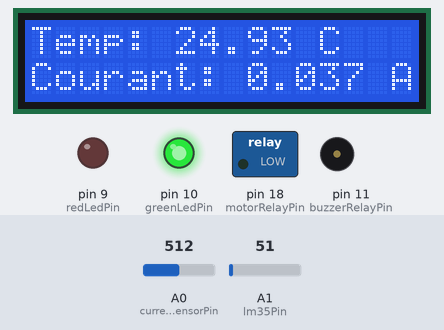
The sketch below on a simulated Arduino Mega 2560, built with avr-gcc and run on an emulated ATmega2560. On the bench: 16×2 character LCD, switched loads named in the sketch (green lamp = pin HIGH), output pins drawn as LEDs (lit = HIGH), buzzer (waves = sounding, pin HIGH). The inputs (shaded band) are chosen by the test bench; at power-on: A1 (lm35Pin) = 51, A0 (currentSensorPin) = 512.

Above: at 1.2 s.
1.3 s: A1 (lm35Pin) set to 83
At 2.4 s:
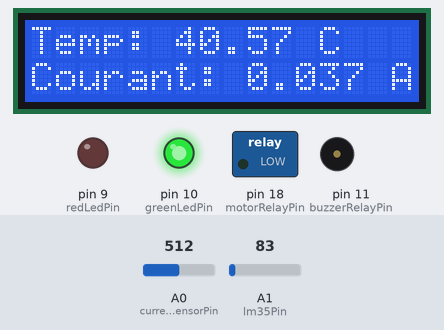
3.5 s: A1 (lm35Pin) set to 102
At 4.4 s:
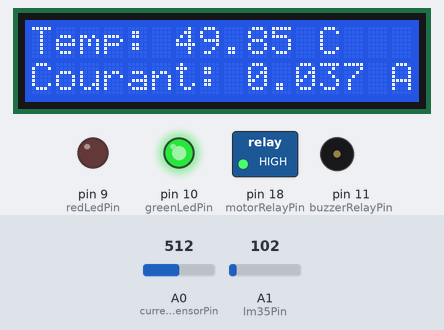
5.5 s: A0 (currentSensorPin) set to 569
At 6.4 s:
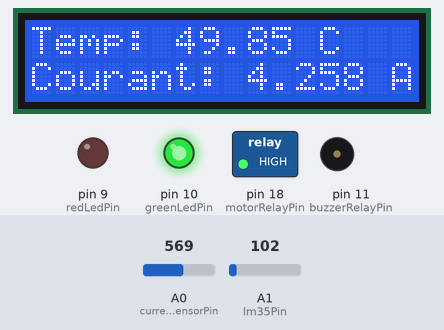
7.6 s: A0 (currentSensorPin) set to 597
At 9.3 s:
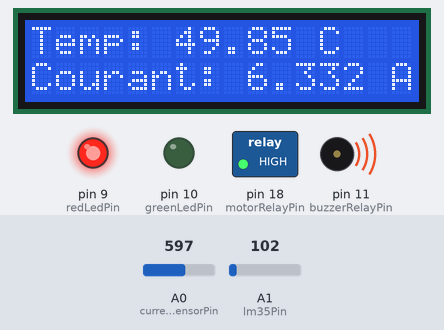
9.6 s: A1 (lm35Pin) set to 86
At 11.3 s:
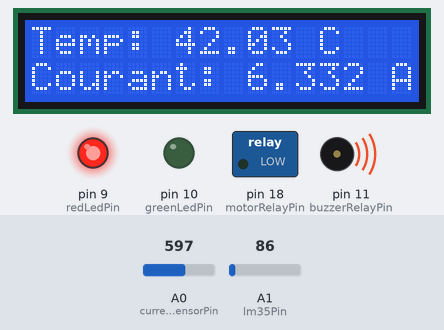
11.6 s: A0 (currentSensorPin) set to 511
At 13.4 s:
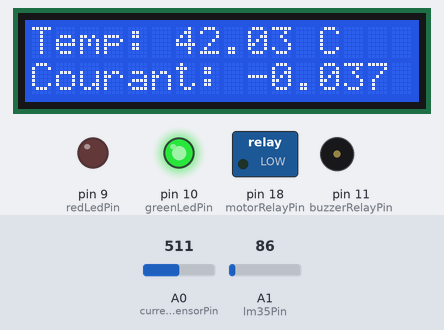
Timing chart, 0 to 14.6 s (numbered marks = the images above; inputs shaded):
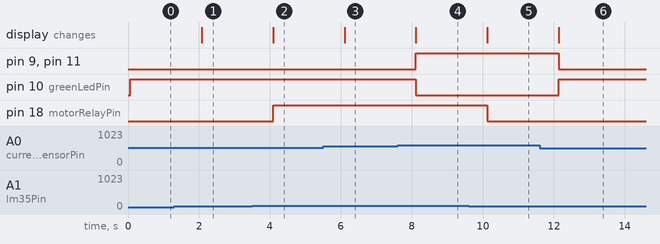

The sketch:

projetarduino.ino
```cpp
#include <LiquidCrystal.h>

// Initialisation du LCD avec les broches spécifiées
LiquidCrystal lcd(32, 31, 22, 23, 24, 25, 26, 27, 28, 29);

// Définition des broches
const int lm35Pin = A1;           // Broche analogique pour le capteur LM35
const int currentSensorPin = A0;  // Broche pour le capteur de courant
const int motorRelayPin = 18;     // Broche numérique pour le relais moteur
const int buzzerRelayPin = 11;    // Broche numérique pour le relais buzzer
const int redLedPin = 9;          // LED rouge pour courant élevé
const int greenLedPin = 10;       // LED verte pour courant normal

// Température seuil et courant seuil
const float tempSeuil = 45.0;
const float currentSeuil = 5.00; // Seuil du courant en ampères

// Variables globales pour stocker la température et le courant
float temperature = 0.0;
float current = 0.0;

void setup() {
    lcd.begin(16, 2);          // Initialisation de l'écran LCD 16x2

    pinMode(motorRelayPin, OUTPUT); // Configurer le relais moteur en sortie
    digitalWrite(motorRelayPin, LOW); // Relais moteur au repos (ouvert en NO)

    pinMode(buzzerRelayPin, OUTPUT); // Configurer le relais buzzer en sortie
    digitalWrite(buzzerRelayPin, LOW); // Relais buzzer au repos (buzzer éteint)

    pinMode(redLedPin, OUTPUT); // Configurer la LED rouge en sortie
    pinMode(greenLedPin, OUTPUT); // Configurer la LED verte en sortie
}

void loop() {
    mesurerTemperature();
    mesurerCourant();
    afficherLCD();
    controlerTemperature();
    controlerCourant();

    delay(1000); // Rafraîchissement toutes les secondes
}

// Mesurer la température à partir du capteur LM35
void mesurerTemperature() {
    int sensorValueTemp = analogRead(lm35Pin);  // Lecture du capteur LM35
    temperature = sensorValueTemp * (5.0 / 1023.0) * 100.0; // Conversion en °C
}

// Mesurer le courant à partir du capteur de courant
void mesurerCourant() {
    int sensorValueCurrent = analogRead(currentSensorPin);  // Lecture du capteur de courant
    float voltage = sensorValueCurrent * (5.0 / 1023.0);    // Conversion en tension
    current = (voltage - 2.5) / 0.066; // Calcul du courant (A) pour un capteur ACS712
}

// Afficher les valeurs de température et de courant sur l'écran LCD
void afficherLCD() {
    lcd.setCursor(0, 0);
    lcd.print("Temp: ");
    lcd.print(temperature);
    lcd.print(" C   ");

    lcd.setCursor(0, 1);
    lcd.print("Courant: ");
    lcd.print(current, 3);
    lcd.print(" A   ");
}

// Contrôle de la température et activation du relais moteur si la température dépasse le seuil
void controlerTemperature() {
    if (temperature > tempSeuil) {
        digitalWrite(motorRelayPin, HIGH); // Activer le relais pour éteindre le moteur
    } else {
        digitalWrite(motorRelayPin, LOW); // Désactiver le relais pour allumer le moteur
    }
}

// Contrôle du courant et activation du buzzer en fonction du seuil de courant
void controlerCourant() {
    if (current >= currentSeuil) {
        digitalWrite(redLedPin, HIGH);  // Allumer la LED rouge pour courant élevé
        digitalWrite(greenLedPin, LOW); // Éteindre la LED verte
        digitalWrite(buzzerRelayPin, HIGH); // Activer le relais buzzer pour sonner
    } else {
        digitalWrite(redLedPin, LOW);   // Éteindre la LED rouge
        digitalWrite(greenLedPin, HIGH); // Allumer la LED verte pour courant normal
        digitalWrite(buzzerRelayPin, LOW); // Désactiver le relais buzzer
    }
}
```

Measured:
- the behaviour switches between 92 and 93 on A1 (lm35Pin) (found by bisection; images 1 and 2)
- the behaviour switches between 579 and 580 on A0 (currentSensorPin) (found by bisection; images 3 and 4)
- after the input at 1.3 s, the display: changes after 0.78 s (image 1)
- after the input at 3.5 s, pin 18 (motorRelayPin): LOW → HIGH after 0.59 s; the display: changes after 0.59 s (image 2)
- after the input at 5.5 s, the display: changes after 0.60 s (image 3)
- after the input at 7.6 s, pin 9 (redLedPin), pin 11 (buzzerRelayPin): LOW → HIGH after 0.52 s; pin 10 (greenLedPin): HIGH → LOW after 0.52 s; the display: changes after 0.52 s (image 4)
- after the input at 9.6 s, pin 18 (motorRelayPin): HIGH → LOW after 0.53 s; the display: changes after 0.53 s (image 5)
- after the input at 11.6 s, pin 9 (redLedPin), pin 11 (buzzerRelayPin): HIGH → LOW after 0.54 s; pin 10 (greenLedPin): LOW → HIGH after 0.54 s; the display: changes after 0.54 s (image 6)
